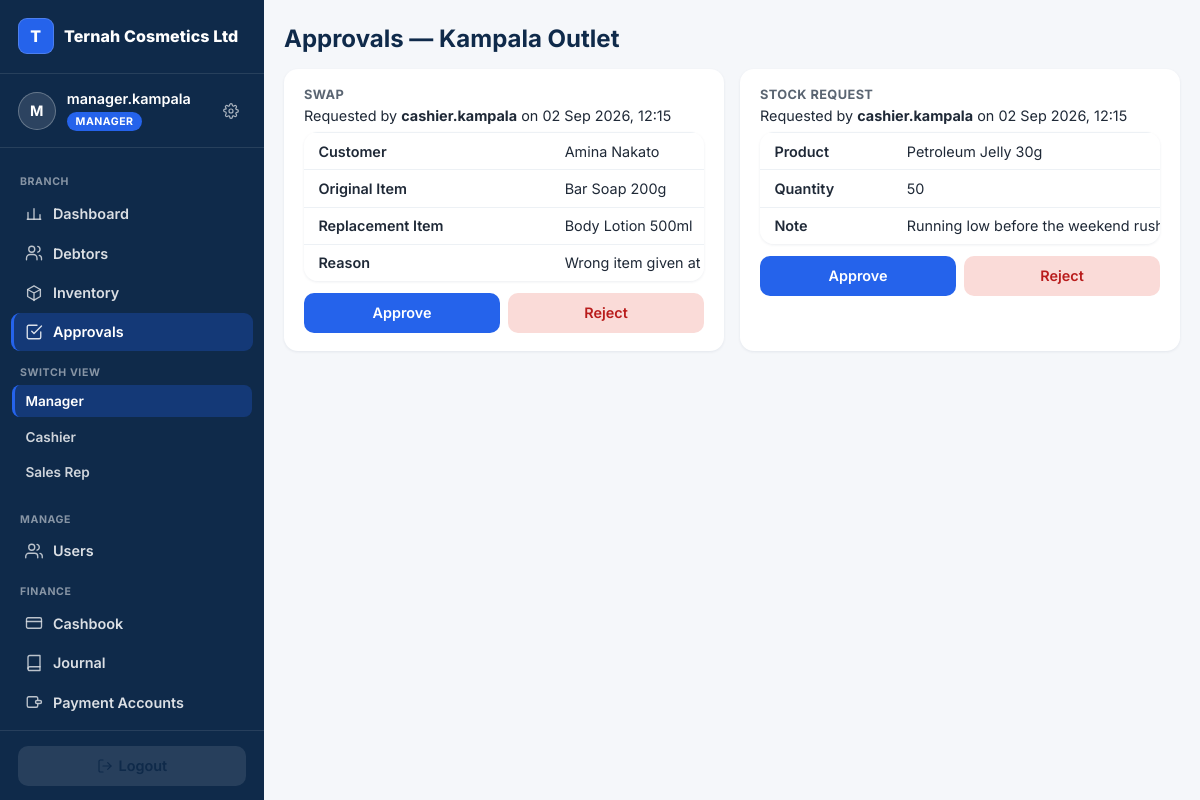
The app's page /manager/approvals/ (signed in) with its own data.
### accounts/models.py (models this page shows, shortened)
class User(AbstractUser):
    ROLES = [
        ("OWNER", "Owner"),                # reports only
        ("MANAGER", "Manager"),            # outlet manager; can switch views
        ("CASHIER", "Cashier"),
        ("SALES_REP", "Sales Person / Rep"),
        ("PRODUCTION", "Production"),
    ]
    business = models.ForeignKey("platformadmin.Business", null=True, blank=True,
                                 on_delete=models.CASCADE, related_name="users")
    branch = models.ForeignKey("core.Branch", null=True, blank=True,
                               on_delete=models.SET_NULL, related_name="users")
    role = models.CharField(max_length=15, choices=ROLES, default="CASHIER")
    can_swap = models.BooleanField(default=False)    # False -> swap goes through PendingAction
    can_refund = models.BooleanField(default=False)
    phone = models.CharField(max_length=30, blank=True)
    modules = models.ManyToManyField("platformadmin.Module", blank=True, related_name="users_with_access",
                                     help_text="Which of the business's subscribed modules this user can open.")
    allowed_tiers = models.JSONField(default=list, blank=True,
                                     help_text="Which product price tiers (RETAIL/WHOLESALE/DISTRIBUTION/CUSTOM) "
                                                "this seller may use at the POS.")
    def switchable_views(self):
        if self.role != "MANAGER":
            return []
        views = ["MANAGER", "CASHIER"]
        codes = set(self.modules.values_list("code", flat=True))
        if "PRODUCTION" in codes:
            views.append("PRODUCTION")
        if "SALES" in codes:
            views.append("SALES_REP")
        return views

### platformadmin/models.py (models this page shows, shortened)
class Business(models.Model):
    name = models.CharField(max_length=150)                     # factory name — brands navbar + receipts
    slug = models.SlugField(unique=True)
    business_type = models.CharField(max_length=20, choices=[("FACTORY", "Factory Mode")], default="FACTORY")
    contact_email = models.EmailField()
    contact_phone = models.CharField(max_length=30, blank=True)
    address = models.TextField(blank=True)
    is_active = models.BooleanField(default=True)               # master switch — False = soft-locked
    trial_expires_at = models.DateTimeField(null=True, blank=True)
    subscription_expires_at = models.DateTimeField(null=True, blank=True)
    token_balance = models.PositiveIntegerField(default=0)      # 1 token = 1 cycle of 1 module
    created_at = models.DateTimeField(auto_now_add=True)
    class Meta:
        verbose_name_plural = "businesses"

### core/models.py (models this page shows, shortened)
class TimeStamped(models.Model):
    created_at = models.DateTimeField(auto_now_add=True)
    updated_at = models.DateTimeField(auto_now=True)
    class Meta:
        abstract = True

class Branch(TimeStamped):
    KIND = [("FACTORY", "Factory / Production site"), ("OUTLET", "Outlet / Shop")]
    business = models.ForeignKey("platformadmin.Business", on_delete=models.CASCADE, related_name="branches")
    name = models.CharField(max_length=120)
    kind = models.CharField(max_length=10, choices=KIND, default="OUTLET")
    address = models.CharField(max_length=255, blank=True)
    is_active = models.BooleanField(default=True)
    class Meta:
        verbose_name_plural = "branches"
        unique_together = [("business", "name")]

### sales/models.py (models this page shows)
class PendingAction(TimeStamped):
    TYPES = [("SWAP", "Swap"), ("REFUND", "Refund"), ("STOCK_REQUEST", "Stock request")]
    STATUS = [("PENDING", "Pending"), ("APPROVED", "Approved"), ("REJECTED", "Rejected")]
    business = models.ForeignKey("platformadmin.Business", on_delete=models.CASCADE)
    action_type = models.CharField(max_length=15, choices=TYPES)
    requested_by = models.ForeignKey(settings.AUTH_USER_MODEL, on_delete=models.CASCADE, related_name="requests")
    payload = models.JSONField(default=dict)
    status = models.CharField(max_length=10, choices=STATUS, default="PENDING")
    reviewed_by = models.ForeignKey(settings.AUTH_USER_MODEL, null=True, blank=True,
                                    on_delete=models.SET_NULL, related_name="reviews")
    reject_reason = models.CharField(max_length=200, blank=True)

### manager/views.py (the view)
# urls.py: path("approvals/", views.approvals, name="approvals"),
@login_required
@manager_required
def approvals(request):
    branch = request.user.branch
    actions = PendingAction.objects.filter(
        business=request.user.business, status="PENDING", requested_by__branch=branch
    ).select_related("requested_by").order_by("created_at")
    for action in actions:
        action.payload_display = [(k.replace("_", " ").title(), v) for k, v in action.payload.items()]
    return render(request, "manager/approvals.html", {"actions": actions})

### accounts/context_processors.py (called while the page is built)
def active_view(request):
    user = getattr(request, "user", None)
    return {
        "active_view": getattr(request, "active_view", None),
        "switchable_views": user.switchable_views() if user and user.is_authenticated else [],
    }

### templates/manager/approvals.html (shortened to what this page needs)
{% extends "base.html" %}
{% block content %}
<div class="page-head">
  <h2>Approvals — {{ request.user.branch.name }}</h2>
</div>
{% if actions %}
<div class="grid charts-2">
  {% for a in actions %}
  <div class="card">
    <h3>{{ a.get_action_type_display }}</h3>
    <p style="font-size:.9rem;margin-bottom:.5rem">
      Requested by <strong>{{ a.requested_by.username }}</strong> on {{ a.created_at|date:"d M Y, H:i" }}
    </p>
    {% if a.payload_display %}
      <div class="table-scroll" style="margin-bottom:.75rem">
      <table class="list">
        {% for key, value in a.payload_display %}
        <tr><td style="font-weight:600">{{ key }}</td><td>{{ value }}</td></tr>
        {% endfor %}
      </table>
      </div>
    {% endif %}
    <form method="post" action="{% url 'manager:approval_decide' a.pk %}" class="stack">
      <div style="display:flex;gap:.5rem">
        <button class="btn" name="decision" value="approve" style="flex:1">Approve</button>
        <button class="btn ghost" name="decision" value="reject" style="flex:1;background:#FADBD8;color:var(--red)"
                onclick="return confirmReject(this)">Reject</button>
      </div>
    </form>
  </div>
  {% endfor %}
</div>
{% else %}
<div class="card"><p style="color:var(--muted)">No pending approvals right now.</p></div>
{% endif %}
{% endblock %}

### templates/base.html (shortened to what this page needs)
<!DOCTYPE html>
<html lang="en">
<head>
</head>
<body>
{% if request.user.is_authenticated %}
  <div class="app-shell">
    <aside class="sidebar">
      <div class="sidebar-brand">
        <span class="brand-mark" aria-hidden="true">{{ request.user.business.name|default:"Ternah for Factories"|first|upper }}</span>
        <span class="brand-name">{{ request.user.business.name|default:"Ternah for Factories" }}</span>
      </div>
      <div class="sidebar-identity">
        <span class="avatar" aria-hidden="true">{{ request.user.username|first|upper }}</span>
        <div class="identity-text">
          <span class="identity-name">{{ request.user.username }}</span>
          {% if request.user.is_superuser %}
            <span class="role-pill role-super">Platform Admin</span>
          {% else %}
            <span class="role-pill role-{{ request.user.role|lower }}">{{ request.user.get_role_display }}</span>
          {% endif %}
        </div>
        <a class="settings-link" href="{% url 'password_change' %}" title="Change password" aria-label="Change password">
        </a>
      </div>
      <nav class="sidebar-nav">
        {% if request.user.is_superuser %}
          <div class="nav-section-label">Platform</div>
          <a class="nav-link {% if request.resolver_match.namespace == 'platformadmin' and request.resolver_match.url_name == 'dashboard' %}active{% endif %}"
             href="{% url 'platformadmin:dashboard' %}">
            <svg width="18" height="18" viewBox="0 0 24 24" fill="none" stroke="currentColor" stroke-width="1.8" stroke-linecap="round" stroke-linejoin="round"><rect x="4" y="3" width="16" height="18" rx="1.5"/><path d="M9 21v-4h6v4"/><path d="M8 7h.01M12 7h.01M16 7h.01M8 11h.01M12 11h.01M16 11h.01"/></svg>
            Tenants
          </a>
          <a class="nav-link {% if request.resolver_match.namespace == 'platformadmin' and request.resolver_match.url_name == 'onboard' %}active{% endif %}"
             href="{% url 'platformadmin:onboard' %}">
            <svg width="18" height="18" viewBox="0 0 24 24" fill="none" stroke="currentColor" stroke-width="1.8" stroke-linecap="round" stroke-linejoin="round"><circle cx="12" cy="12" r="9"/><path d="M12 8v8M8 12h8"/></svg>
            Onboard a Factory
          </a>
        {% elif request.user.role == "MANAGER" %}
          <div class="nav-section-label">Branch</div>
          <a class="nav-link {% if request.resolver_match.namespace == 'manager' and request.resolver_match.url_name == 'dashboard' %}active{% endif %}"
             href="{% url 'manager:dashboard' %}">
            <svg width="18" height="18" viewBox="0 0 24 24" fill="none" stroke="currentColor" stroke-width="1.8" stroke-linecap="round" stroke-linejoin="round"><path d="M4 19V10M12 19V5M20 19v-6"/><path d="M3 19h18"/></svg>
            Dashboard
          </a>
          <a class="nav-link {% if request.resolver_match.namespace == 'manager' and request.resolver_match.url_name == 'debtors' %}active{% endif %}"
             href="{% url 'manager:debtors' %}">
            <svg width="18" height="18" viewBox="0 0 24 24" fill="none" stroke="currentColor" stroke-width="1.8" stroke-linecap="round" stroke-linejoin="round"><circle cx="9" cy="7" r="4"/><path d="M2 21v-2a5 5 0 0 1 5-5h4a5 5 0 0 1 5 5v2"/><path d="M17 3.13a4 4 0 0 1 0 7.75M22 21v-2a4 4 0 0 0-3-3.87"/></svg>
            Debtors
          </a>
          <a class="nav-link {% if request.resolver_match.namespace == 'manager' and request.resolver_match.url_name == 'inventory' %}active{% endif %}"
             href="{% url 'manager:inventory' %}">
            <svg width="18" height="18" viewBox="0 0 24 24" fill="none" stroke="currentColor" stroke-width="1.8" stroke-linecap="round" stroke-linejoin="round"><path d="M20.5 7.3 12 12l-8.5-4.7M12 22V12"/><path d="m20.5 16.7-8.5 4.7-8.5-4.7V7.3L12 2.6l8.5 4.7z"/></svg>
            Inventory
          </a>
          <a class="nav-link {% if request.resolver_match.namespace == 'manager' and request.resolver_match.url_name == 'approvals' %}active{% endif %}"
             href="{% url 'manager:approvals' %}">
            <svg width="18" height="18" viewBox="0 0 24 24" fill="none" stroke="currentColor" stroke-width="1.8" stroke-linecap="round" stroke-linejoin="round"><path d="M9 11l3 3L22 4"/><path d="M21 12v7a2 2 0 0 1-2 2H5a2 2 0 0 1-2-2V5a2 2 0 0 1 2-2h11"/></svg>
            Approvals
          </a>
          <div class="nav-section-label">Switch view</div>
          <div class="view-switch">
            {% for v in switchable_views %}
              <a class="view-switch-item {% if v == active_view %}active{% endif %}"
                 href="/accounts/switch/{{ v }}/">{% if v == "SALES_REP" %}Sales Rep{% else %}{{ v|title }}{% endif %}</a>
            {% endfor %}
          </div>
          <div class="nav-section-label">Manage</div>
          <a class="nav-link {% if request.resolver_match.url_name == 'user_list' or request.resolver_match.url_name == 'user_create' or request.resolver_match.url_name == 'user_edit' %}active{% endif %}"
             href="{% url 'user_list' %}">
            <svg width="18" height="18" viewBox="0 0 24 24" fill="none" stroke="currentColor" stroke-width="1.8" stroke-linecap="round" stroke-linejoin="round"><path d="M17 21v-2a4 4 0 0 0-4-4H5a4 4 0 0 0-4 4v2"/><circle cx="9" cy="7" r="4"/><path d="M23 21v-2a4 4 0 0 0-3-3.87"/><path d="M16 3.13a4 4 0 0 1 0 7.75"/></svg>
            Users
          </a>
          <div class="nav-section-label">Finance</div>
          <a class="nav-link {% if request.resolver_match.namespace == 'finance' and request.resolver_match.url_name == 'cashbook' %}active{% endif %}"
             href="{% url 'finance:cashbook' %}">
            <svg width="18" height="18" viewBox="0 0 24 24" fill="none" stroke="currentColor" stroke-width="1.8" stroke-linecap="round" stroke-linejoin="round"><rect x="2" y="5" width="20" height="14" rx="2"/><line x1="2" y1="10" x2="22" y2="10"/></svg>
            Cashbook
          </a>
          <a class="nav-link {% if request.resolver_match.namespace == 'finance' and request.resolver_match.url_name == 'journal' %}active{% endif %}"
             href="{% url 'finance:journal' %}">
            <svg width="18" height="18" viewBox="0 0 24 24" fill="none" stroke="currentColor" stroke-width="1.8" stroke-linecap="round" stroke-linejoin="round"><path d="M4 19.5A2.5 2.5 0 0 1 6.5 17H20"/><path d="M6.5 2H20v20H6.5A2.5 2.5 0 0 1 4 19.5v-15A2.5 2.5 0 0 1 6.5 2z"/></svg>
            Journal
          </a>
          <a class="nav-link {% if request.resolver_match.namespace == 'finance' and request.resolver_match.url_name == 'payment_accounts' %}active{% endif %}"
             href="{% url 'finance:payment_accounts' %}">
            <svg width="18" height="18" viewBox="0 0 24 24" fill="none" stroke="currentColor" stroke-width="1.8" stroke-linecap="round" stroke-linejoin="round"><path d="M17 9V7a2 2 0 0 0-2-2H5a2 2 0 0 0-2 2v10a2 2 0 0 0 2 2h10a2 2 0 0 0 2-2v-2"/><path d="M22 12a2 2 0 0 1-2 2h-4a2 2 0 0 1 0-4h4a2 2 0 0 1 2 2z"/></svg>
            Payment Accounts
          </a>
        {% else %}
          <div class="nav-section-label">{{ request.user.get_role_display }}</div>
          <span class="nav-link disabled">Screens coming soon</span>
        {% endif %}
      </nav>
      <div class="sidebar-footer">
        <form method="post" action="{% url 'logout' %}">{% csrf_token %}
          <button class="btn ghost" type="submit">
            <svg width="16" height="16" viewBox="0 0 24 24" fill="none" stroke="currentColor" stroke-width="1.8" stroke-linecap="round" stroke-linejoin="round"><path d="M9 21H5a2 2 0 0 1-2-2V5a2 2 0 0 1 2-2h4"/><path d="M16 17l5-5-5-5"/><path d="M21 12H9"/></svg>
            Logout
          </button>
        </form>
      </div>
    </aside>
    <div class="main-col">
      <main>
{% endif %}
{% block content %}{% endblock %}
{% if request.user.is_authenticated %}
      </main>
    </div>
  </div>
{% endif %}
</body>
</html>

### records on screen
User: user.business.name|first "T", user.business.name "Ternah Cosmetics Ltd", user.username|first "M", user.username "manager.kampala", user.role "MANAGER", role "Manager", user.branch.name "Kampala Outlet"
User: role "Cashier"
PendingAction: action_type "SWAP", requested_by.username "cashier.kampala", created_at "02 Sep 2026, 12:15", payload_display "Customer" "Original Item" "Replacement Item" "Reason", payload_display "Amina Nakato" "Bar Soap 200g" "Body Lotion 500ml" "Wrong item given at…"
PendingAction: action_type "STOCK REQUEST", requested_by.username "cashier.kampala", created_at "02 Sep 2026, 12:15", payload_display "Product" "Quantity" "Note", payload_display "Petroleum Jelly 30g" "50" "Running low before the weekend…"
